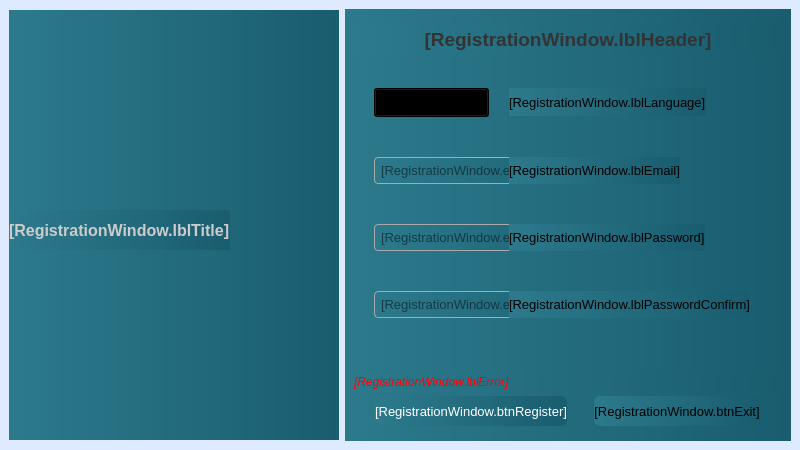
<?xml version="1.0" encoding="UTF-8"?>
<ui version="4.0">
 <class>RegistrationWindow</class>
 <widget class="QMainWindow" name="RegistrationWindow">
  <property name="geometry">
   <rect>
    <x>0</x>
    <y>0</y>
    <width>800</width>
    <height>450</height>
   </rect>
  </property>
  <property name="sizePolicy">
   <sizepolicy hsizetype="Fixed" vsizetype="Fixed">
    <horstretch>0</horstretch>
    <verstretch>0</verstretch>
   </sizepolicy>
  </property>
  <property name="minimumSize">
   <size>
    <width>800</width>
    <height>450</height>
   </size>
  </property>
  <property name="maximumSize">
   <size>
    <width>800</width>
    <height>450</height>
   </size>
  </property>
  <property name="windowTitle">
   <string>[RegistrationWindow.windowTitle]</string>
  </property>
  <property name="windowIcon">
   <iconset resource="../resources.qrc">
    <normaloff>:/icons/lge_perplexity2_24x24.png</normaloff>:/icons/lge_perplexity2_24x24.png</iconset>
  </property>
  <property name="styleSheet">
   <string notr="true">/* --- Загальний фон --- */
QMainWindow {
    background-color:#ddeaff;
}

/* --- Ліва панель із логотипом --- */
QWidget#leftPanel {
    background-color: qlineargradient(x1:0, y1:0, x2:0, y2:1,
        stop:0 #1A2A3A, stop:1 #101820);
}

/* --- Напис під логотипом --- */
QLabel#lblTitle {
    color: #CCCCCC;
    font-size: 12pt;
    font-weight: bold;
}

/* --- Заголовок реєстрації --- */
QLabel#lblHeader {
    color: #333333;
    font-size: 14pt;
    font-weight: bold;
}

/* --- Поля введення --- */
QLineEdit {
    border: 1px solid #AAAAAA;
    border-radius: 4px;
    padding: 4px;
    font-size: 10pt;
}

/* --- Кнопки --- */
QPushButton {
    border-radius: 6px;
    height: 30px;
}

/* --- Кнопка Зареєструватися --- */
QPushButton#btnRegister {
    background-color: #2E7EF9;
    color: white;
}
QPushButton#btnRegister:hover {
    background-color: #1E5FD0;
}

/* --- Кнопка Вихід --- */
QPushButton#btnExit {
    background-color: #E0E0E0;
    color: #000000;
}

/* --- Текст помилок --- */
QLabel#lblError {
    color: red;
    font-size: 9pt;
    font-style: italic;
}
</string>
  </property>
  <widget class="QWidget" name="centralwidget">
   <property name="sizePolicy">
    <sizepolicy hsizetype="Fixed" vsizetype="Fixed">
     <horstretch>0</horstretch>
     <verstretch>0</verstretch>
    </sizepolicy>
   </property>
   <property name="minimumSize">
    <size>
     <width>800</width>
     <height>450</height>
    </size>
   </property>
   <property name="maximumSize">
    <size>
     <width>800</width>
     <height>450</height>
    </size>
   </property>
   <layout class="QHBoxLayout" name="horizontalLayout" stretch="3,4">
    <item alignment="Qt::AlignmentFlag::AlignHCenter|Qt::AlignmentFlag::AlignVCenter">
     <widget class="QWidget" name="leftPanel" native="true">
      <property name="sizePolicy">
       <sizepolicy hsizetype="Fixed" vsizetype="Fixed">
        <horstretch>0</horstretch>
        <verstretch>0</verstretch>
       </sizepolicy>
      </property>
      <property name="minimumSize">
       <size>
        <width>330</width>
        <height>430</height>
       </size>
      </property>
      <property name="maximumSize">
       <size>
        <width>800</width>
        <height>500</height>
       </size>
      </property>
      <property name="styleSheet">
       <string notr="true">background: qlineargradient(x1:0, y1:0, x2:1, y2:0, stop:0 #2C7A8C, stop:1 #195D6F);</string>
      </property>
      <layout class="QVBoxLayout" name="verticalLayout_3">
       <property name="spacing">
        <number>0</number>
       </property>
       <property name="leftMargin">
        <number>0</number>
       </property>
       <property name="topMargin">
        <number>0</number>
       </property>
       <property name="rightMargin">
        <number>0</number>
       </property>
       <property name="bottomMargin">
        <number>0</number>
       </property>
       <item>
        <layout class="QVBoxLayout" name="verticalLayout" stretch="0,0,0">
         <property name="spacing">
          <number>0</number>
         </property>
         <item alignment="Qt::AlignmentFlag::AlignVCenter">
          <widget class="QLabel" name="lblLogo">
           <property name="sizePolicy">
            <sizepolicy hsizetype="Fixed" vsizetype="Fixed">
             <horstretch>0</horstretch>
             <verstretch>0</verstretch>
            </sizepolicy>
           </property>
           <property name="minimumSize">
            <size>
             <width>150</width>
             <height>200</height>
            </size>
           </property>
           <property name="maximumSize">
            <size>
             <width>330</width>
             <height>400</height>
            </size>
           </property>
           <property name="baseSize">
            <size>
             <width>300</width>
             <height>400</height>
            </size>
           </property>
           <property name="text">
            <string/>
           </property>
           <property name="pixmap">
            <pixmap resource="../resources.qrc">:/icons/robot_600x600.png</pixmap>
           </property>
           <property name="scaledContents">
            <bool>true</bool>
           </property>
           <property name="alignment">
            <set>Qt::AlignmentFlag::AlignCenter</set>
           </property>
          </widget>
         </item>
         <item>
          <widget class="QLabel" name="lblTitle">
           <property name="sizePolicy">
            <sizepolicy hsizetype="Fixed" vsizetype="Fixed">
             <horstretch>0</horstretch>
             <verstretch>0</verstretch>
            </sizepolicy>
           </property>
           <property name="minimumSize">
            <size>
             <width>0</width>
             <height>40</height>
            </size>
           </property>
           <property name="styleSheet">
            <string notr="true">font: 12pt &quot;Segoe UI&quot;;</string>
           </property>
           <property name="text">
            <string>[RegistrationWindow.lblTitle]</string>
           </property>
          </widget>
         </item>
         <item>
          <spacer name="verticalSpacer">
           <property name="orientation">
            <enum>Qt::Orientation::Vertical</enum>
           </property>
           <property name="sizeHint" stdset="0">
            <size>
             <width>20</width>
             <height>40</height>
            </size>
           </property>
          </spacer>
         </item>
        </layout>
       </item>
      </layout>
     </widget>
    </item>
    <item>
     <widget class="QWidget" name="rightPanel" native="true">
      <property name="styleSheet">
       <string notr="true">background: qlineargradient(x1:0, y1:0, x2:1, y2:0, stop:0 #2C7A8C, stop:1 #195D6F);</string>
      </property>
      <layout class="QVBoxLayout" name="verticalLayout_4">
       <item>
        <layout class="QVBoxLayout" name="verticalLayout_2" stretch="1,0,1,1">
         <property name="spacing">
          <number>4</number>
         </property>
         <property name="topMargin">
          <number>6</number>
         </property>
         <property name="bottomMargin">
          <number>6</number>
         </property>
         <item>
          <widget class="QLabel" name="lblHeader">
           <property name="sizePolicy">
            <sizepolicy hsizetype="Fixed" vsizetype="Fixed">
             <horstretch>0</horstretch>
             <verstretch>0</verstretch>
            </sizepolicy>
           </property>
           <property name="maximumSize">
            <size>
             <width>600</width>
             <height>30</height>
            </size>
           </property>
           <property name="styleSheet">
            <string notr="true">font: 700 14pt &quot;Segoe UI&quot;;</string>
           </property>
           <property name="text">
            <string>[RegistrationWindow.lblHeader]</string>
           </property>
           <property name="alignment">
            <set>Qt::AlignmentFlag::AlignCenter</set>
           </property>
          </widget>
         </item>
         <item>
          <layout class="QFormLayout" name="formLayout">
           <property name="fieldGrowthPolicy">
            <enum>QFormLayout::FieldGrowthPolicy::AllNonFixedFieldsGrow</enum>
           </property>
           <property name="horizontalSpacing">
            <number>20</number>
           </property>
           <property name="verticalSpacing">
            <number>40</number>
           </property>
           <property name="leftMargin">
            <number>20</number>
           </property>
           <property name="topMargin">
            <number>30</number>
           </property>
           <property name="rightMargin">
            <number>6</number>
           </property>
           <property name="bottomMargin">
            <number>0</number>
           </property>
           <item row="0" column="0">
            <widget class="QComboBox" name="comboLanguage">
             <property name="minimumSize">
              <size>
               <width>0</width>
               <height>29</height>
              </size>
             </property>
             <property name="font">
              <font>
               <pointsize>10</pointsize>
              </font>
             </property>
             <property name="toolTip">
              <string comment="Виберіть мову інтерфейсу програми" extracomment="Виберіть мову інтерфейсу програми"/>
             </property>
             <property name="editable">
              <bool>false</bool>
             </property>
             <property name="currentText">
              <string>ua Українська</string>
             </property>
             <property name="minimumContentsLength">
              <number>6</number>
             </property>
             <property name="placeholderText">
              <string/>
             </property>
             <item>
              <property name="text">
               <string comment="ua Українська">ua Українська</string>
              </property>
              <property name="icon">
               <iconset>
                <normaloff>:/icons/flags/ua_24.png</normaloff>:/icons/flags/ua_24.png</iconset>
              </property>
             </item>
             <item>
              <property name="text">
               <string>🇬🇧 English</string>
              </property>
              <property name="icon">
               <iconset>
                <normaloff>:/icons/flags/gb_24.png</normaloff>:/icons/flags/gb_24.png</iconset>
              </property>
             </item>
             <item>
              <property name="text">
               <string>🇩🇪 Deutsch</string>
              </property>
              <property name="icon">
               <iconset>
                <normaloff>:/icons/flags/de_24.png</normaloff>:/icons/flags/de_24.png</iconset>
              </property>
             </item>
            </widget>
           </item>
           <item row="0" column="1">
            <widget class="QLabel" name="lblLanguage">
             <property name="sizePolicy">
              <sizepolicy hsizetype="Fixed" vsizetype="Fixed">
               <horstretch>0</horstretch>
               <verstretch>0</verstretch>
              </sizepolicy>
             </property>
             <property name="maximumSize">
              <size>
               <width>16777215</width>
               <height>28</height>
              </size>
             </property>
             <property name="font">
              <font>
               <pointsize>10</pointsize>
              </font>
             </property>
             <property name="text">
              <string>[RegistrationWindow.lblLanguage]</string>
             </property>
            </widget>
           </item>
           <item row="1" column="0">
            <widget class="QLineEdit" name="editEmail">
             <property name="minimumSize">
              <size>
               <width>260</width>
               <height>0</height>
              </size>
             </property>
             <property name="maximumSize">
              <size>
               <width>360</width>
               <height>16777215</height>
              </size>
             </property>
             <property name="styleSheet">
              <string notr="true">/* --- Поля введення --- */
QLineEdit {
border: 1px solid #AAAAAA;
border-radius: 4px;
padding: 4px;
font-size: 10pt;
}
</string>
             </property>
             <property name="inputMethodHints">
              <set>Qt::InputMethodHint::ImhEmailCharactersOnly</set>
             </property>
             <property name="text">
              <string/>
             </property>
             <property name="placeholderText">
              <string>[RegistrationWindow.editEmail]</string>
             </property>
            </widget>
           </item>
           <item row="1" column="1">
            <widget class="QLabel" name="lblEmail">
             <property name="sizePolicy">
              <sizepolicy hsizetype="Fixed" vsizetype="Fixed">
               <horstretch>0</horstretch>
               <verstretch>0</verstretch>
              </sizepolicy>
             </property>
             <property name="maximumSize">
              <size>
               <width>16777215</width>
               <height>28</height>
              </size>
             </property>
             <property name="font">
              <font>
               <pointsize>10</pointsize>
              </font>
             </property>
             <property name="text">
              <string>[RegistrationWindow.lblEmail]</string>
             </property>
            </widget>
           </item>
           <item row="2" column="0">
            <widget class="QLineEdit" name="editPassword">
             <property name="enabled">
              <bool>true</bool>
             </property>
             <property name="sizePolicy">
              <sizepolicy hsizetype="Fixed" vsizetype="Fixed">
               <horstretch>0</horstretch>
               <verstretch>0</verstretch>
              </sizepolicy>
             </property>
             <property name="minimumSize">
              <size>
               <width>260</width>
               <height>0</height>
              </size>
             </property>
             <property name="maximumSize">
              <size>
               <width>360</width>
               <height>16777215</height>
              </size>
             </property>
             <property name="styleSheet">
              <string notr="true"/>
             </property>
             <property name="text">
              <string/>
             </property>
             <property name="echoMode">
              <enum>QLineEdit::EchoMode::Password</enum>
             </property>
             <property name="placeholderText">
              <string>[RegistrationWindow.editPassword]</string>
             </property>
             <property name="clearButtonEnabled">
              <bool>true</bool>
             </property>
            </widget>
           </item>
           <item row="2" column="1">
            <widget class="QLabel" name="lblPassword">
             <property name="sizePolicy">
              <sizepolicy hsizetype="Fixed" vsizetype="Fixed">
               <horstretch>0</horstretch>
               <verstretch>0</verstretch>
              </sizepolicy>
             </property>
             <property name="maximumSize">
              <size>
               <width>16777215</width>
               <height>28</height>
              </size>
             </property>
             <property name="font">
              <font>
               <pointsize>10</pointsize>
              </font>
             </property>
             <property name="text">
              <string>[RegistrationWindow.lblPassword]</string>
             </property>
             <property name="scaledContents">
              <bool>false</bool>
             </property>
            </widget>
           </item>
           <item row="3" column="0">
            <widget class="QLineEdit" name="editPasswordConfirm">
             <property name="sizePolicy">
              <sizepolicy hsizetype="Fixed" vsizetype="Fixed">
               <horstretch>0</horstretch>
               <verstretch>0</verstretch>
              </sizepolicy>
             </property>
             <property name="minimumSize">
              <size>
               <width>260</width>
               <height>0</height>
              </size>
             </property>
             <property name="maximumSize">
              <size>
               <width>360</width>
               <height>16777215</height>
              </size>
             </property>
             <property name="echoMode">
              <enum>QLineEdit::EchoMode::Password</enum>
             </property>
             <property name="placeholderText">
              <string>[RegistrationWindow.editPasswordConfirm]</string>
             </property>
             <property name="clearButtonEnabled">
              <bool>true</bool>
             </property>
            </widget>
           </item>
           <item row="3" column="1">
            <widget class="QLabel" name="lblPasswordConfirm">
             <property name="sizePolicy">
              <sizepolicy hsizetype="Fixed" vsizetype="Fixed">
               <horstretch>0</horstretch>
               <verstretch>0</verstretch>
              </sizepolicy>
             </property>
             <property name="minimumSize">
              <size>
               <width>0</width>
               <height>0</height>
              </size>
             </property>
             <property name="maximumSize">
              <size>
               <width>16777215</width>
               <height>28</height>
              </size>
             </property>
             <property name="font">
              <font>
               <pointsize>10</pointsize>
              </font>
             </property>
             <property name="text">
              <string>[RegistrationWindow.lblPasswordConfirm]</string>
             </property>
            </widget>
           </item>
          </layout>
         </item>
         <item>
          <widget class="QLabel" name="lblError">
           <property name="enabled">
            <bool>true</bool>
           </property>
           <property name="sizePolicy">
            <sizepolicy hsizetype="Fixed" vsizetype="Fixed">
             <horstretch>0</horstretch>
             <verstretch>0</verstretch>
            </sizepolicy>
           </property>
           <property name="minimumSize">
            <size>
             <width>0</width>
             <height>0</height>
            </size>
           </property>
           <property name="maximumSize">
            <size>
             <width>600</width>
             <height>20</height>
            </size>
           </property>
           <property name="styleSheet">
            <string notr="true">font: 10pt &quot;Segoe UI&quot;;</string>
           </property>
           <property name="text">
            <string>[RegistrationWindow.lblError]</string>
           </property>
          </widget>
         </item>
         <item>
          <layout class="QHBoxLayout" name="horizontalLayout_2">
           <property name="spacing">
            <number>6</number>
           </property>
           <property name="sizeConstraint">
            <enum>QLayout::SizeConstraint::SetDefaultConstraint</enum>
           </property>
           <item>
            <widget class="QPushButton" name="btnRegister">
             <property name="sizePolicy">
              <sizepolicy hsizetype="Fixed" vsizetype="Fixed">
               <horstretch>0</horstretch>
               <verstretch>0</verstretch>
              </sizepolicy>
             </property>
             <property name="maximumSize">
              <size>
               <width>16777215</width>
               <height>16777215</height>
              </size>
             </property>
             <property name="font">
              <font>
               <pointsize>10</pointsize>
              </font>
             </property>
             <property name="text">
              <string>[RegistrationWindow.btnRegister]</string>
             </property>
            </widget>
           </item>
           <item>
            <widget class="QPushButton" name="btnExit">
             <property name="sizePolicy">
              <sizepolicy hsizetype="Fixed" vsizetype="Fixed">
               <horstretch>0</horstretch>
               <verstretch>0</verstretch>
              </sizepolicy>
             </property>
             <property name="maximumSize">
              <size>
               <width>16777215</width>
               <height>16777215</height>
              </size>
             </property>
             <property name="font">
              <font>
               <pointsize>10</pointsize>
              </font>
             </property>
             <property name="text">
              <string>[RegistrationWindow.btnExit]</string>
             </property>
            </widget>
           </item>
          </layout>
         </item>
        </layout>
       </item>
      </layout>
     </widget>
    </item>
   </layout>
  </widget>
 </widget>
 <resources>
  <include location="../resources.qrc"/>
 </resources>
 <connections/>
</ui>
